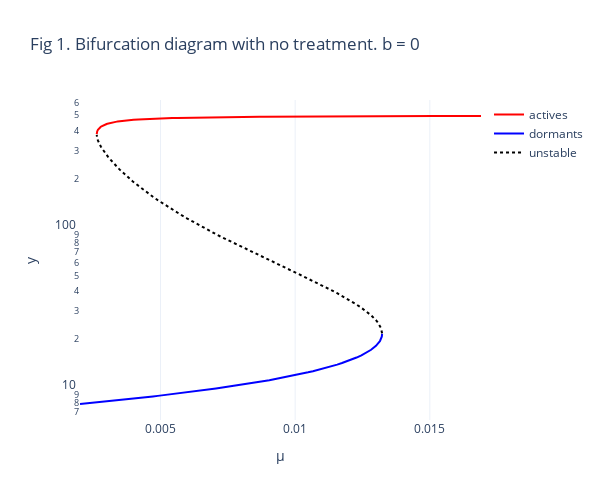

Notebook cell for this chart:
### Code cell
fig = go.Figure()
fig.add_trace(go.Scatter(x=actives.mu, y=actives.y, mode='lines', name="actives",
                         line={"color": "red"} | get_line_mode(stable=True)))

fig.add_trace(go.Scatter(x=dormants.mu, y=dormants.y, mode='lines', name="dormants",
                         line={"color": "blue"} | get_line_mode(stable=True)))

fig.add_trace(go.Scatter(x=unstables.mu, y=unstables.y, mode='lines', name="unstable",
                         line={"color": "black"} | get_line_mode(stable=False)))
# fig.add_trace(go.Scatter(x=df.mu, y=df.y, mode='markers', name = "y"))
fig.update_layout(title="Fig 1. Bifurcation diagram with no treatment. b = 0")
fig.update_layout(xaxis={"title": "μ"}, yaxis={"title": "y"}, template="plotly_white", autosize=False,
                  width=600,
                  height=500)
fig.update_yaxes(type="log")
# fig.update_xaxes(showgrid=False)
fig.update_yaxes(showgrid=False)

### Figure 1 — Plotly figure (JSON) as saved in the notebook; plotly's stock layout.template omitted (floating-point values rounded to 4 significant figures; data arrays with more than 128 entries replaced by an {"elided": "..."} marker saying what was removed)
{"data": [{"line": {"color": "red"}, "mode": "lines", "name": "actives", "type": "scatter", "x": {"elided": "231 float values"}, "y": {"elided": "231 float values"}}, {"line": {"color": "blue"}, "mode": "lines", "name": "dormants", "type": "scatter", "x": {"elided": "251 float values"}, "y": {"elided": "251 float values"}}, {"line": {"color": "black", "dash": "dot"}, "mode": "lines", "name": "unstable", "type": "scatter", "x": {"elided": "169 float values"}, "y": {"elided": "169 float values"}}], "layout": {"autosize": false, "height": 500, "title": {"text": "Fig 1. Bifurcation diagram with no treatment. b = 0"}, "width": 600, "xaxis": {"autorange": true, "range": [0.002012, 0.0169], "title": {"text": "μ"}, "type": "linear"}, "yaxis": {"autorange": true, "range": [0.7951, 2.795], "showgrid": false, "title": {"text": "y"}, "type": "log"}}}
